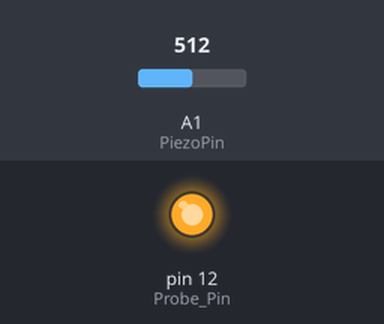
This sketch was run on a simulated Arduino Uno, built with avr-gcc and run on an emulated ATmega328P. Shown: output pins drawn as LEDs (lit = HIGH). Inputs (shaded band) come from the test bench; at power-on: A1 (PiezoPin) = 512.

Above: at 1.2 s.
1.3 s: A1 (PiezoPin) set to 17
4.3 s: A1 (PiezoPin) set to 13
At 5.3 s:
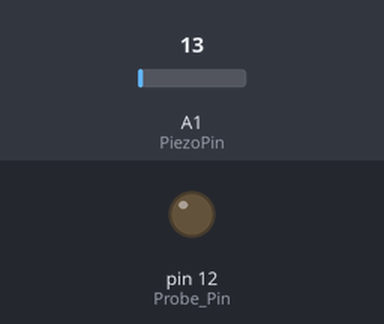
5.9 s: A1 (PiezoPin) set to 122
At 6.1 s:
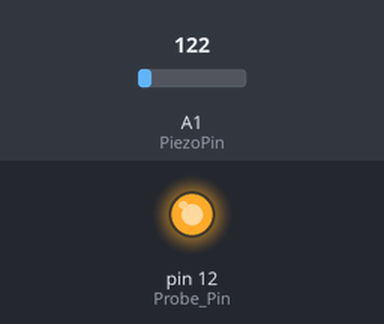
8.9 s: A1 (PiezoPin) set to 0
At 9.9 s:
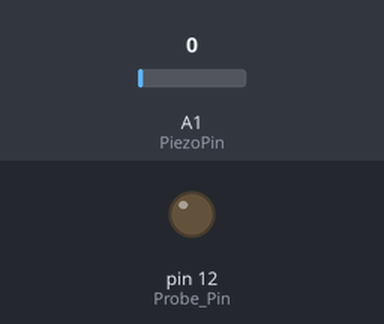
Timing chart, 0 to 11.4 s (numbered marks = the images above; inputs shaded):
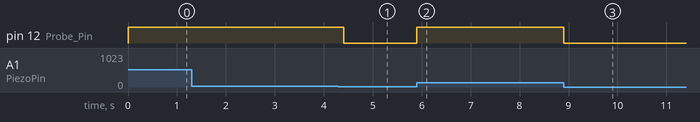

The sketch:

OriGYN-1-DCC.ino
```cpp
//                                                  OriGYN-1 3D CNC Probe

// Designed by David Cook of www.dc-concepts.com    with help from Arduino examples, YouTube videos and help in the forums.
// Arduino sketch hacked together from bits of stuff here and there ( I have no idea what I'm doing obviously, but it works)
// Feel free to modify and distribute this code however you want.
// This is a fun project to learn about sensors,microcontrolers,CNC,interfaces and does have potential to be very accurate.
// This code is intended to read a touch/contact event from a piezoelectric disc.  The Piezo disc can output up to ~100 volts AC.
// I used a 1M resistor accross +,- of the Piezo disc to remove the built up charge and used a 5.1 volt Zener diode to clip the AC output to 5 volts
// Trigger is adjustable, I suggest atarting with 25 and go up or down from there in increments of 2.

// I am using this on my Openbuilds CNC machine using an Arduino Uno & CNC shield with Grlbl 1.1 and Universal Gcode Platform
// my OriGYN-1 prototype in action  https://www.youtube.com/watch?v=ldndRDcyWkg

//************************************************************************************************************************************************************************************************************************************************************

// these constants will not change

const int PiezoPin= A1; // analog input from Piezo + (clipped with 5.1 zener diode to protect input)..
const int Probe_Pin= 12;  //  This is the digital output for the CNC Probe as well as a LED indicator if used.(change to your desired PIN ).  (I had to use a NPN transitor and a pullup to invert the signal for GRBL probe input)


// These variables will change :

int ledState = LOW;  // ledState used to set the LED

int Trigger= 15 ;  //Set the Piezo trigger level (25 is a good place to start)


void setup()
{
//Serial.begin(9600); //Start the Serial Monitor  un-comment to activate
pinMode(Probe_Pin, OUTPUT); // this sets the constant LED_Pin as an output.
}


void loop()
{
// here is where you'd put code that needs to be running all the time.


int reading= analogRead(PiezoPin);
//Serial.println(reading);    //display read values on the serial monitor     un-comment to activate

if (reading > Trigger) // If the rading is greater that the Trigger setting it will set the Probe Pin HIGH for the duration set in milliseconds in delay command below.
{

digitalWrite(Probe_Pin, HIGH);  // Lights up the LED pin ( or triggers whatever you have plugged in there) and stays HIGH for the duration set below.
delay(200);                   // simple delay in milliseconds.  in this example the delay command is ok to use because we are only doing 1 thing in the loop.

digitalWrite(Probe_Pin, LOW);   // re-sets the LED pin back to LOW until the trigger is activated again next time through the loop.

}
}
```

Measured:
- the behaviour switches between 16 and 15 on A1 (PiezoPin) (found by bisection; images 0 and 1)
- after the input at 4.3 s, pin 12 (Probe_Pin): HIGH → LOW after 0.10 s
- after the input at 5.9 s, pin 12 (Probe_Pin): LOW → HIGH at once
- after the input at 8.9 s, pin 12 (Probe_Pin): HIGH → LOW at once
